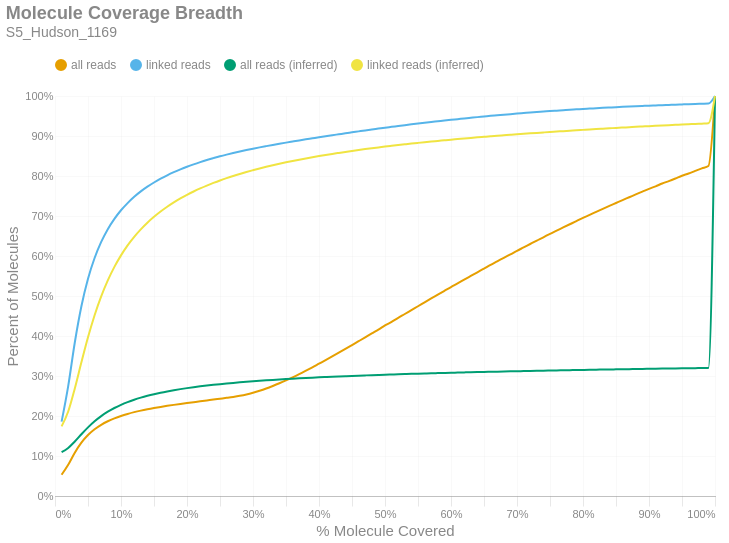

Notebook code cell kept with this figure:
### Markdown cell above
### Molecule Read Coverage
This chart shows molecule coverage breadth as computed by the number of bases aligned to that molecule. In other words, "*how much of each unique long molecule is actually sequenced/aligned?*" Keep in mind there is a distinction between sequences and alignments, since some sequences belonging to a particular molecule may not align well and wouldn't appear in the alignment data. This chart also shows molecule coverage breadth as computed by the *inferred fragment* from which the aligned sequences originate. Unlike read coverage, this calculation takes into account the total insert size, including unsequenced gaps between the forward and reverse reads. Like the previous figures, these are cumulative percents.

### Code cell
if SKIPLR:
    print_html(f"Skipped")
else:
    binned_df = consolidated_hist(valids['coverage_bp'], mask, 0.01, True)
    binned_df_inf = consolidated_hist(valids['coverage_inserts'], mask, 0.01, True)
    binned_df = binned_df.with_columns(pl.lit(binned_df_inf['all reads (cumsum)']).alias('all reads (inferred)'))
    binned_df = binned_df.with_columns(pl.lit(binned_df_inf['linked reads (cumsum)']).alias('linked reads (inferred)'))
    binned_df = binned_df.with_columns(
        (pl.col('bin').cast(pl.Float64) + 0.01).alias('right_edge')
    )

    with SafeRender(binned_df):
        (
            density_plot(binned_df, 'Molecule Coverage Breadth', samplename, 'molcov', ['all reads (inferred)','linked reads (inferred)'])
            .encode(
                #x=alt.X('bin:Q', title="% Molecule Covered").axis(format = '%').scale(padding=0),
                x=alt.X('right_edge:Q', title="% Molecule Covered").axis(format='%').scale(padding=0),
                y=alt.Y('value:Q', title='Percent of Molecules')
                    .axis(format='%')
                    .stack(False)
                    .scale(domainMin=0, padding=0),
                color=alt.Color("key:N").scale(domain = ["all reads", "linked reads", "all reads (inferred)", "linked reads (inferred)"]),
                tooltip = [
                    alt.Tooltip("key:N", title = "Data Type"),
                    alt.Tooltip("range_label:N", title="% Molecule Covered"),
                    alt.Tooltip("value:Q", format = ".2%", title="% Molecules")
                ]
            )
        ).display()

### Figure 1 — Vega-Lite specification as saved in the notebook (floating-point values rounded to 4 significant figures)
{"width": "container", "height": 400, "config": {"title": {"anchor": "start", "dy": -15, "fontSize": 18, "color": "#888888", "subtitleColor": "#888888", "subtitleFontSize": 14}, "arc": {"fill": "#0072B2"}, "axis": {"domainColor": "#888888", "domainWidth": 0.5, "gridWidth": 0.2, "grid": false, "titleFontWeight": 400, "titleFontSize": 15, "labelFontSize": 11, "labelColor": "#888888", "tickColor": "#888888", "tickWidth": 0.2, "titleColor": "#888888"}, "axisBand": {"grid": false}, "axisX": {"grid": true, "tickSize": 10, "domainCap": "round"}, "axisY": {"domain": false, "grid": true, "tickSize": 0, "domainCap": "round"}, "background": "transparent", "header": {"labelFontSize": 15, "labelColor": "#888888", "titleFontSize": 15, "titleFontWeight": 600, "titleColor": "#888888"}, "legend": {"labelFont": "sans-serif", "labelFontSize": 12, "labelColor": "#888888", "symbolSize": 100, "symbolType": "circle", "titleFontSize": 12, "titlePadding": 10, "titleColor": "#888888", "title": null, "orient": "top"}, "range": {"category": ["#E69F00", "#56B4E9", "#009E73", "#F0E442", "#0072B2", "#D55E00", "#CC79A7", "#000000"], "diverging": ["#cfe8f3", "#a2d4ec", "#73bfe2", "#46abdb", "#1696d2", "#12719e"]}, "area": {"fill": "#0072B2", "fillOpacity": 0.7, "line": true, "strokeOpacity": 0.7}, "line": {"color": "#0072B2", "stroke": "#0072B2", "strokeWidth": 2}, "trail": {"color": "#0072B2", "stroke": "#0072B2", "strokeWidth": 0, "size": 1}, "point": {"filled": true, "fillOpacity": 1.0, "size": 95}, "text": {"color": "#888888", "fontSize": 11, "align": "right", "fontWeight": 400, "size": 11}, "bar": {"fill": "#0072B2", "stroke": null}, "view": {"stroke": null, "continuousWidth": 660, "continuousHeight": 400}}, "data": {"name": "data-2804cfa8977065ecf3ab2c1e1c232c76"}, "mark": {"type": "line", "interpolate": "monotone", "point": {"opacity": 0, "size": 275}}, "encoding": {"color": {"field": "key", "scale": {"domain": ["all reads", "linked reads", "all reads (inferred)", "linked reads (inferred)"]}, "type": "nominal"}, "tooltip": [{"field": "key", "title": "Data Type", "type": "nominal"}, {"field": "range_label", "title": "% Molecule Covered", "type": "nominal"}, {"field": "value", "format": ".2%", "title": "% Molecules", "type": "quantitative"}], "x": {"axis": {"format": "%"}, "field": "right_edge", "scale": {"padding": 0}, "title": "% Molecule Covered", "type": "quantitative"}, "y": {"axis": {"format": "%"}, "field": "value", "scale": {"domainMin": 0, "padding": 0}, "stack": false, "title": "Percent of Molecules", "type": "quantitative"}}, "params": [{"name": "param_c36ac31b6afebe62", "select": {"type": "point", "fields": ["key"]}, "bind": "legend"}], "title": {"text": "Molecule Coverage Breadth", "subtitle": "S5_Hudson_1169"}, "transform": [{"fold": ["all reads (cumsum)", "linked reads (cumsum)", "all reads (inferred)", "linked reads (inferred)"]}, {"calculate": "replace(datum.key, ' (cumsum)', '')", "as": "key"}, {"filter": {"param": "param_c36ac31b6afebe62"}}], "usermeta": {"embedOptions": {"downloadFileName": "S5_Hudson_1169.molcov"}}, "$schema": "https://vega.github.io/schema/vega-lite/v6.1.0.json", "datasets": {"data-2804cfa8977065ecf3ab2c1e1c232c76": [{"bin": "0.0", "interval": "0.0-0.01", "all reads": 0.0531, "linked reads": 0.1859, "all reads (cumsum)": 0.0531, "linked reads (cumsum)": 0.1859, "range_label": "0.0-0.01", "all reads (inferred)": 0.1095, "linked reads (inferred)": 0.1741, "right_edge": 0.01}, {"bin": "0.01", "interval": "0.01-0.02", "all reads": 0.02493, "linked reads": 0.08887, "all reads (cumsum)": 0.07803, "linked reads (cumsum)": 0.2747, "range_label": "0.01-0.02", "all reads (inferred)": 0.1201, "linked reads (inferred)": 0.2111, "right_edge": 0.02}, {"bin": "0.02", "interval": "0.02-0.03", "all reads": 0.03019, "linked reads": 0.109, "all reads (cumsum)": 0.1082, "linked reads (cumsum)": 0.3838, "range_label": "0.02-0.03", "all reads (inferred)": 0.1362, "linked reads (inferred)": 0.2688, "right_edge": 0.03}, {"bin": "0.03", "interval": "0.03-0.04", "all reads": 0.02509, "linked reads": 0.09057, "all reads (cumsum)": 0.1333, "linked reads (cumsum)": 0.4743, "range_label": "0.03-0.04", "all reads (inferred)": 0.1543, "linked reads (inferred)": 0.3342, "right_edge": 0.04}, {"bin": "0.04", "interval": "0.04-0.05", "all reads": 0.01903, "linked reads": 0.06869, "all reads (cumsum)": 0.1523, "linked reads (cumsum)": 0.543, "range_label": "0.04-0.05", "all reads (inferred)": 0.1716, "linked reads (inferred)": 0.3968, "right_edge": 0.05}, {"bin": "0.05", "interval": "0.05-0.06", "all reads": 0.01444, "linked reads": 0.05197, "all reads (cumsum)": 0.1668, "linked reads (cumsum)": 0.595, "range_label": "0.05-0.06", "all reads (inferred)": 0.1868, "linked reads (inferred)": 0.452, "right_edge": 0.06}, {"bin": "0.06", "interval": "0.06-0.07", "all reads": 0.01117, "linked reads": 0.04014, "all reads (cumsum)": 0.1779, "linked reads (cumsum)": 0.6351, "range_label": "0.06-0.07", "all reads (inferred)": 0.1997, "linked reads (inferred)": 0.4989, "right_edge": 0.07}, {"bin": "0.07", "interval": "0.07-0.08", "all reads": 0.008889, "linked reads": 0.03185, "all reads (cumsum)": 0.1868, "linked reads (cumsum)": 0.667, "range_label": "0.07-0.08", "all reads (inferred)": 0.2107, "linked reads (inferred)": 0.5389, "right_edge": 0.08}, {"bin": "0.08", "interval": "0.08-0.09", "all reads": 0.007224, "linked reads": 0.02582, "all reads (cumsum)": 0.1941, "linked reads (cumsum)": 0.6928, "range_label": "0.08-0.09", "all reads (inferred)": 0.22, "linked reads (inferred)": 0.5729, "right_edge": 0.09}, {"bin": "0.09", "interval": "0.09-0.1", "all reads": 0.006055, "linked reads": 0.02153, "all reads (cumsum)": 0.2001, "linked reads (cumsum)": 0.7143, "range_label": "0.09-0.1", "all reads (inferred)": 0.2279, "linked reads (inferred)": 0.6016, "right_edge": 0.1}, {"bin": "0.1", "interval": "0.1-0.11", "all reads": 0.005079, "linked reads": 0.01794, "all reads (cumsum)": 0.2052, "linked reads (cumsum)": 0.7323, "range_label": "0.1-0.11", "all reads (inferred)": 0.2348, "linked reads (inferred)": 0.6265, "right_edge": 0.11}, {"bin": "0.11", "interval": "0.11-0.12", "all reads": 0.00445, "linked reads": 0.01569, "all reads (cumsum)": 0.2096, "linked reads (cumsum)": 0.748, "range_label": "0.11-0.12", "all reads (inferred)": 0.2407, "linked reads (inferred)": 0.648, "right_edge": 0.12}, {"bin": "0.12", "interval": "0.12-0.13", "all reads": 0.003854, "linked reads": 0.01352, "all reads (cumsum)": 0.2135, "linked reads (cumsum)": 0.7615, "range_label": "0.12-0.13", "all reads (inferred)": 0.2459, "linked reads (inferred)": 0.6667, "right_edge": 0.13}, {"bin": "0.13", "interval": "0.13-0.14", "all reads": 0.003386, "linked reads": 0.01177, "all reads (cumsum)": 0.2169, "linked reads (cumsum)": 0.7733, "range_label": "0.13-0.14", "all reads (inferred)": 0.2504, "linked reads (inferred)": 0.6832, "right_edge": 0.14}, {"bin": "0.14", "interval": "0.14-0.15", "all reads": 0.003062, "linked reads": 0.01051, "all reads (cumsum)": 0.2199, "linked reads (cumsum)": 0.7838, "range_label": "0.14-0.15", "all reads (inferred)": 0.2545, "linked reads (inferred)": 0.6979, "right_edge": 0.15}, {"bin": "0.15", "interval": "0.15-0.16", "all reads": 0.002807, "linked reads": 0.009467, "all reads (cumsum)": 0.2227, "linked reads (cumsum)": 0.7932, "range_label": "0.15-0.16", "all reads (inferred)": 0.2582, "linked reads (inferred)": 0.7111, "right_edge": 0.16}, {"bin": "0.16", "interval": "0.16-0.17", "all reads": 0.002606, "linked reads": 0.008573, "all reads (cumsum)": 0.2254, "linked reads (cumsum)": 0.8018, "range_label": "0.16-0.17", "all reads (inferred)": 0.2614, "linked reads (inferred)": 0.723, "right_edge": 0.17}, {"bin": "0.17", "interval": "0.17-0.18", "all reads": 0.002466, "linked reads": 0.007777, "all reads (cumsum)": 0.2278, "linked reads (cumsum)": 0.8096, "range_label": "0.17-0.18", "all reads (inferred)": 0.2644, "linked reads (inferred)": 0.7339, "right_edge": 0.18}, {"bin": "0.18", "interval": "0.18-0.19", "all reads": 0.002354, "linked reads": 0.007079, "all reads (cumsum)": 0.2302, "linked reads (cumsum)": 0.8167, "range_label": "0.18-0.19", "all reads (inferred)": 0.2672, "linked reads (inferred)": 0.7439, "right_edge": 0.19}, {"bin": "0.19", "interval": "0.19-0.2", "all reads": 0.00227, "linked reads": 0.006533, "all reads (cumsum)": 0.2324, "linked reads (cumsum)": 0.8232, "range_label": "0.19-0.2", "all reads (inferred)": 0.2697, "linked reads (inferred)": 0.7529, "right_edge": 0.2}, {"bin": "0.2", "interval": "0.2-0.21", "all reads": 0.002172, "linked reads": 0.005941, "all reads (cumsum)": 0.2346, "linked reads (cumsum)": 0.8291, "range_label": "0.2-0.21", "all reads (inferred)": 0.272, "linked reads (inferred)": 0.7612, "right_edge": 0.21}, {"bin": "0.21", "interval": "0.21-0.22", "all reads": 0.00217, "linked reads": 0.005547, "all reads (cumsum)": 0.2368, "linked reads (cumsum)": 0.8347, "range_label": "0.21-0.22", "all reads (inferred)": 0.2741, "linked reads (inferred)": 0.7689, "right_edge": 0.22}, {"bin": "0.22", "interval": "0.22-0.23", "all reads": 0.002151, "linked reads": 0.005204, "all reads (cumsum)": 0.2389, "linked reads (cumsum)": 0.8399, "range_label": "0.22-0.23", "all reads (inferred)": 0.2761, "linked reads (inferred)": 0.776, "right_edge": 0.23}, {"bin": "0.23", "interval": "0.23-0.24", "all reads": 0.002129, "linked reads": 0.004781, "all reads (cumsum)": 0.2411, "linked reads (cumsum)": 0.8447, "range_label": "0.23-0.24", "all reads (inferred)": 0.2779, "linked reads (inferred)": 0.7827, "right_edge": 0.24}, {"bin": "0.24", "interval": "0.24-0.25", "all reads": 0.002181, "linked reads": 0.004596, "all reads (cumsum)": 0.2432, "linked reads (cumsum)": 0.8493, "range_label": "0.24-0.25", "all reads (inferred)": 0.2797, "linked reads (inferred)": 0.7889, "right_edge": 0.25}, {"bin": "0.25", "interval": "0.25-0.26", "all reads": 0.002171, "linked reads": 0.004203, "all reads (cumsum)": 0.2454, "linked reads (cumsum)": 0.8535, "range_label": "0.25-0.26", "all reads (inferred)": 0.2812, "linked reads (inferred)": 0.7946, "right_edge": 0.26}, {"bin": "0.26", "interval": "0.26-0.27", "all reads": 0.002303, "linked reads": 0.003957, "all reads (cumsum)": 0.2477, "linked reads (cumsum)": 0.8574, "range_label": "0.26-0.27", "all reads (inferred)": 0.2827, "linked reads (inferred)": 0.8001, "right_edge": 0.27}, {"bin": "0.27", "interval": "0.27-0.28", "all reads": 0.002688, "linked reads": 0.003792, "all reads (cumsum)": 0.2504, "linked reads (cumsum)": 0.8612, "range_label": "0.27-0.28", "all reads (inferred)": 0.2842, "linked reads (inferred)": 0.8052, "right_edge": 0.28}, {"bin": "0.28", "interval": "0.28-0.29", "all reads": 0.003364, "linked reads": 0.00362, "all reads (cumsum)": 0.2538, "linked reads (cumsum)": 0.8648, "range_label": "0.28-0.29", "all reads (inferred)": 0.2855, "linked reads (inferred)": 0.81, "right_edge": 0.29}, {"bin": "0.29", "interval": "0.29-0.3", "all reads": 0.004214, "linked reads": 0.003472, "all reads (cumsum)": 0.258, "linked reads (cumsum)": 0.8683, "range_label": "0.29-0.3", "all reads (inferred)": 0.2868, "linked reads (inferred)": 0.8145, "right_edge": 0.3}, {"bin": "0.3", "interval": "0.3-0.31", "all reads": 0.004962, "linked reads": 0.003243, "all reads (cumsum)": 0.263, "linked reads (cumsum)": 0.8716, "range_label": "0.3-0.31", "all reads (inferred)": 0.288, "linked reads (inferred)": 0.8189, "right_edge": 0.31}, {"bin": "0.31", "interval": "0.31-0.32", "all reads": 0.005676, "linked reads": 0.003088, "all reads (cumsum)": 0.2686, "linked reads (cumsum)": 0.8746, "range_label": "0.31-0.32", "all reads (inferred)": 0.2892, "linked reads (inferred)": 0.8231, "right_edge": 0.32}, {"bin": "0.32", "interval": "0.32-0.33", "all reads": 0.006371, "linked reads": 0.003024, "all reads (cumsum)": 0.275, "linked reads (cumsum)": 0.8777, "range_label": "0.32-0.33", "all reads (inferred)": 0.2902, "linked reads (inferred)": 0.827, "right_edge": 0.33}, {"bin": "0.33", "interval": "0.33-0.34", "all reads": 0.006809, "linked reads": 0.002937, "all reads (cumsum)": 0.2818, "linked reads (cumsum)": 0.8806, "range_label": "0.33-0.34", "all reads (inferred)": 0.2913, "linked reads (inferred)": 0.8307, "right_edge": 0.34}, {"bin": "0.34", "interval": "0.34-0.35", "all reads": 0.007286, "linked reads": 0.002849, "all reads (cumsum)": 0.2891, "linked reads (cumsum)": 0.8835, "range_label": "0.34-0.35", "all reads (inferred)": 0.2922, "linked reads (inferred)": 0.8342, "right_edge": 0.35}, {"bin": "0.35", "interval": "0.35-0.36", "all reads": 0.007661, "linked reads": 0.002749, "all reads (cumsum)": 0.2968, "linked reads (cumsum)": 0.8862, "range_label": "0.35-0.36", "all reads (inferred)": 0.2932, "linked reads (inferred)": 0.8376, "right_edge": 0.36}, {"bin": "0.36", "interval": "0.36-0.37", "all reads": 0.00804, "linked reads": 0.002728, "all reads (cumsum)": 0.3048, "linked reads (cumsum)": 0.8889, "range_label": "0.36-0.37", "all reads (inferred)": 0.2941, "linked reads (inferred)": 0.8408, "right_edge": 0.37}, {"bin": "0.37", "interval": "0.37-0.38", "all reads": 0.008414, "linked reads": 0.002658, "all reads (cumsum)": 0.3132, "linked reads (cumsum)": 0.8916, "range_label": "0.37-0.38", "all reads (inferred)": 0.2949, "linked reads (inferred)": 0.8439, "right_edge": 0.38}, {"bin": "0.38", "interval": "0.38-0.39", "all reads": 0.008586, "linked reads": 0.002622, "all reads (cumsum)": 0.3218, "linked reads (cumsum)": 0.8942, "range_label": "0.38-0.39", "all reads (inferred)": 0.2958, "linked reads (inferred)": 0.8469, "right_edge": 0.39}, {"bin": "0.39", "interval": "0.39-0.4", "all reads": 0.009009, "linked reads": 0.002637, "all reads (cumsum)": 0.3308, "linked reads (cumsum)": 0.8969, "range_label": "0.39-0.4", "all reads (inferred)": 0.2966, "linked reads (inferred)": 0.8498, "right_edge": 0.4}, {"bin": "0.4", "interval": "0.4-0.41", "all reads": 0.008944, "linked reads": 0.002533, "all reads (cumsum)": 0.3397, "linked reads (cumsum)": 0.8994, "range_label": "0.4-0.41", "all reads (inferred)": 0.2974, "linked reads (inferred)": 0.8525, "right_edge": 0.41}, {"bin": "0.41", "interval": "0.41-0.42", "all reads": 0.009225, "linked reads": 0.002513, "all reads (cumsum)": 0.349, "linked reads (cumsum)": 0.9019, "range_label": "0.41-0.42", "all reads (inferred)": 0.2981, "linked reads (inferred)": 0.8552, "right_edge": 0.42}, {"bin": "0.42", "interval": "0.42-0.43", "all reads": 0.009373, "linked reads": 0.00243, "all reads (cumsum)": 0.3583, "linked reads (cumsum)": 0.9043, "range_label": "0.42-0.43", "all reads (inferred)": 0.2988, "linked reads (inferred)": 0.8577, "right_edge": 0.43}, {"bin": "0.43", "interval": "0.43-0.44", "all reads": 0.009478, "linked reads": 0.002444, "all reads (cumsum)": 0.3678, "linked reads (cumsum)": 0.9068, "range_label": "0.43-0.44", "all reads (inferred)": 0.2995, "linked reads (inferred)": 0.8602, "right_edge": 0.44}, {"bin": "0.44", "interval": "0.44-0.45", "all reads": 0.009566, "linked reads": 0.002384, "all reads (cumsum)": 0.3774, "linked reads (cumsum)": 0.9092, "range_label": "0.44-0.45", "all reads (inferred)": 0.3002, "linked reads (inferred)": 0.8627, "right_edge": 0.45}, {"bin": "0.45", "interval": "0.45-0.46", "all reads": 0.00958, "linked reads": 0.002398, "all reads (cumsum)": 0.387, "linked reads (cumsum)": 0.9116, "range_label": "0.45-0.46", "all reads (inferred)": 0.3009, "linked reads (inferred)": 0.865, "right_edge": 0.46}, {"bin": "0.46", "interval": "0.46-0.47", "all reads": 0.009628, "linked reads": 0.00239, "all reads (cumsum)": 0.3966, "linked reads (cumsum)": 0.9139, "range_label": "0.46-0.47", "all reads (inferred)": 0.3015, "linked reads (inferred)": 0.8673, "right_edge": 0.47}, {"bin": "0.47", "interval": "0.47-0.48", "all reads": 0.009752, "linked reads": 0.002319, "all reads (cumsum)": 0.4063, "linked reads (cumsum)": 0.9163, "range_label": "0.47-0.48", "all reads (inferred)": 0.3021, "linked reads (inferred)": 0.8694, "right_edge": 0.48}, {"bin": "0.48", "interval": "0.48-0.49", "all reads": 0.009448, "linked reads": 0.002279, "all reads (cumsum)": 0.4158, "linked reads (cumsum)": 0.9185, "range_label": "0.48-0.49", "all reads (inferred)": 0.3027, "linked reads (inferred)": 0.8715, "right_edge": 0.49}, {"bin": "0.49", "interval": "0.49-0.5", "all reads": 0.01055, "linked reads": 0.002298, "all reads (cumsum)": 0.4263, "linked reads (cumsum)": 0.9208, "range_label": "0.49-0.5", "all reads (inferred)": 0.3033, "linked reads (inferred)": 0.8736, "right_edge": 0.5}, {"bin": "0.5", "interval": "0.5-0.51", "all reads": 0.009007, "linked reads": 0.002084, "all reads (cumsum)": 0.4354, "linked reads (cumsum)": 0.9229, "range_label": "0.5-0.51", "all reads (inferred)": 0.3038, "linked reads (inferred)": 0.8755, "right_edge": 0.51}, {"bin": "0.51", "interval": "0.51-0.52", "all reads": 0.01006, "linked reads": 0.00212, "all reads (cumsum)": 0.4454, "linked reads (cumsum)": 0.925, "range_label": "0.51-0.52", "all reads (inferred)": 0.3043, "linked reads (inferred)": 0.8774, "right_edge": 0.52}, {"bin": "0.52", "interval": "0.52-0.53", "all reads": 0.009581, "linked reads": 0.00209, "all reads (cumsum)": 0.455, "linked reads (cumsum)": 0.9271, "range_label": "0.52-0.53", "all reads (inferred)": 0.3049, "linked reads (inferred)": 0.8792, "right_edge": 0.53}, {"bin": "0.53", "interval": "0.53-0.54", "all reads": 0.009822, "linked reads": 0.002038, "all reads (cumsum)": 0.4648, "linked reads (cumsum)": 0.9292, "range_label": "0.53-0.54", "all reads (inferred)": 0.3054, "linked reads (inferred)": 0.8811, "right_edge": 0.54}, {"bin": "0.54", "interval": "0.54-0.55", "all reads": 0.009583, "linked reads": 0.002012, "all reads (cumsum)": 0.4744, "linked reads (cumsum)": 0.9312, "range_label": "0.54-0.55", "all reads (inferred)": 0.3059, "linked reads (inferred)": 0.8828, "right_edge": 0.55}, {"bin": "0.55", "interval": "0.55-0.56", "all reads": 0.009806, "linked reads": 0.001954, "all reads (cumsum)": 0.4842, "linked reads (cumsum)": 0.9331, "range_label": "0.55-0.56", "all reads (inferred)": 0.3063, "linked reads (inferred)": 0.8845, "right_edge": 0.56}, {"bin": "0.56", "interval": "0.56-0.57", "all reads": 0.009657, "linked reads": 0.001875, "all reads (cumsum)": 0.4939, "linked reads (cumsum)": 0.935, "range_label": "0.56-0.57", "all reads (inferred)": 0.3068, "linked reads (inferred)": 0.8861, "right_edge": 0.57}, {"bin": "0.57", "interval": "0.57-0.58", "all reads": 0.009373, "linked reads": 0.001813, "all reads (cumsum)": 0.5032, "linked reads (cumsum)": 0.9368, "range_label": "0.57-0.58", "all reads (inferred)": 0.3073, "linked reads (inferred)": 0.8877, "right_edge": 0.58}, {"bin": "0.58", "interval": "0.58-0.59", "all reads": 0.009527, "linked reads": 0.001838, "all reads (cumsum)": 0.5128, "linked reads (cumsum)": 0.9387, "range_label": "0.58-0.59", "all reads (inferred)": 0.3077, "linked reads (inferred)": 0.8893, "right_edge": 0.59}, {"bin": "0.59", "interval": "0.59-0.6", "all reads": 0.009598, "linked reads": 0.001781, "all reads (cumsum)": 0.5224, "linked reads (cumsum)": 0.9404, "range_label": "0.59-0.6", "all reads (inferred)": 0.3081, "linked reads (inferred)": 0.8908, "right_edge": 0.6}, {"bin": "0.6", "interval": "0.6-0.61", "all reads": 0.009122, "linked reads": 0.001692, "all reads (cumsum)": 0.5315, "linked reads (cumsum)": 0.9421, "range_label": "0.6-0.61", "all reads (inferred)": 0.3086, "linked reads (inferred)": 0.8923, "right_edge": 0.61}, {"bin": "0.61", "interval": "0.61-0.62", "all reads": 0.009466, "linked reads": 0.001735, "all reads (cumsum)": 0.5409, "linked reads (cumsum)": 0.9439, "range_label": "0.61-0.62", "all reads (inferred)": 0.309, "linked reads (inferred)": 0.8938, "right_edge": 0.62}, {"bin": "0.62", "interval": "0.62-0.63", "all reads": 0.009189, "linked reads": 0.001654, "all reads (cumsum)": 0.5501, "linked reads (cumsum)": 0.9455, "range_label": "0.62-0.63", "all reads (inferred)": 0.3094, "linked reads (inferred)": 0.8952, "right_edge": 0.63}, {"bin": "0.63", "interval": "0.63-0.64", "all reads": 0.009164, "linked reads": 0.001647, "all reads (cumsum)": 0.5593, "linked reads (cumsum)": 0.9472, "range_label": "0.63-0.64", "all reads (inferred)": 0.3098, "linked reads (inferred)": 0.8966, "right_edge": 0.64}, {"bin": "0.64", "interval": "0.64-0.65", "all reads": 0.008986, "linked reads": 0.001554, "all reads (cumsum)": 0.5683, "linked reads (cumsum)": 0.9487, "range_label": "0.64-0.65", "all reads (inferred)": 0.3102, "linked reads (inferred)": 0.8979, "right_edge": 0.65}, {"bin": "0.65", "interval": "0.65-0.66", "all reads": 0.009403, "linked reads": 0.001611, "all reads (cumsum)": 0.5777, "linked reads (cumsum)": 0.9503, "range_label": "0.65-0.66", "all reads (inferred)": 0.3106, "linked reads (inferred)": 0.8993, "right_edge": 0.66}, {"bin": "0.66", "interval": "0.66-0.67", "all reads": 0.008776, "linked reads": 0.001436, "all reads (cumsum)": 0.5865, "linked reads (cumsum)": 0.9518, "range_label": "0.66-0.67", "all reads (inferred)": 0.3109, "linked reads (inferred)": 0.9006, "right_edge": 0.67}, {"bin": "0.67", "interval": "0.67-0.68", "all reads": 0.009002, "linked reads": 0.001485, "all reads (cumsum)": 0.5955, "linked reads (cumsum)": 0.9533, "range_label": "0.67-0.68", "all reads (inferred)": 0.3113, "linked reads (inferred)": 0.9018, "right_edge": 0.68}, {"bin": "0.68", "interval": "0.68-0.69", "all reads": 0.008651, "linked reads": 0.001411, "all reads (cumsum)": 0.6041, "linked reads (cumsum)": 0.9547, "range_label": "0.68-0.69", "all reads (inferred)": 0.3116, "linked reads (inferred)": 0.9031, "right_edge": 0.69}, {"bin": "0.69", "interval": "0.69-0.7", "all reads": 0.008852, "linked reads": 0.001352, "all reads (cumsum)": 0.613, "linked reads (cumsum)": 0.956, "range_label": "0.69-0.7", "all reads (inferred)": 0.312, "linked reads (inferred)": 0.9043, "right_edge": 0.7}, {"bin": "0.7", "interval": "0.7-0.71", "all reads": 0.00847, "linked reads": 0.001283, "all reads (cumsum)": 0.6214, "linked reads (cumsum)": 0.9573, "range_label": "0.7-0.71", "all reads (inferred)": 0.3123, "linked reads (inferred)": 0.9054, "right_edge": 0.71}, {"bin": "0.71", "interval": "0.71-0.72", "all reads": 0.008554, "linked reads": 0.001291, "all reads (cumsum)": 0.63, "linked reads (cumsum)": 0.9586, "range_label": "0.71-0.72", "all reads (inferred)": 0.3127, "linked reads (inferred)": 0.9066, "right_edge": 0.72}, {"bin": "0.72", "interval": "0.72-0.73", "all reads": 0.008499, "linked reads": 0.001251, "all reads (cumsum)": 0.6385, "linked reads (cumsum)": 0.9599, "range_label": "0.72-0.73", "all reads (inferred)": 0.313, "linked reads (inferred)": 0.9078, "right_edge": 0.73}, {"bin": "0.73", "interval": "0.73-0.74", "all reads": 0.008278, "linked reads": 0.001179, "all reads (cumsum)": 0.6468, "linked reads (cumsum)": 0.961, "range_label": "0.73-0.74", "all reads (inferred)": 0.3133, "linked reads (inferred)": 0.9089, "right_edge": 0.74}, {"bin": "0.74", "interval": "0.74-0.75", "all reads": 0.008665, "linked reads": 0.001239, "all reads (cumsum)": 0.6554, "linked reads (cumsum)": 0.9623, "range_label": "0.74-0.75", "all reads (inferred)": 0.3136, "linked reads (inferred)": 0.91, "right_edge": 0.75}, {"bin": "0.75", "interval": "0.75-0.76", "all reads": 0.007934, "linked reads": 0.001109, "all reads (cumsum)": 0.6634, "linked reads (cumsum)": 0.9634, "range_label": "0.75-0.76", "all reads (inferred)": 0.314, "linked reads (inferred)": 0.9111, "right_edge": 0.76}, {"bin": "0.76", "interval": "0.76-0.77", "all reads": 0.008033, "linked reads": 0.001092, "all reads (cumsum)": 0.6714, "linked reads (cumsum)": 0.9645, "range_label": "0.76-0.77", "all reads (inferred)": 0.3143, "linked reads (inferred)": 0.9122, "right_edge": 0.77}, {"bin": "0.77", "interval": "0.77-0.78", "all reads": 0.007928, "linked reads": 0.001118, "all reads (cumsum)": 0.6793, "linked reads (cumsum)": 0.9656, "range_label": "0.77-0.78", "all reads (inferred)": 0.3146, "linked reads (inferred)": 0.9132, "right_edge": 0.78}, {"bin": "0.78", "interval": "0.78-0.79", "all reads": 0.007823, "linked reads": 0.000996, "all reads (cumsum)": 0.6872, "linked reads (cumsum)": 0.9666, "range_label": "0.78-0.79", "all reads (inferred)": 0.3149, "linked reads (inferred)": 0.9143, "right_edge": 0.79}, {"bin": "0.79", "interval": "0.79-0.8", "all reads": 0.008171, "linked reads": 0.001057, "all reads (cumsum)": 0.6953, "linked reads (cumsum)": 0.9676, "range_label": "0.79-0.8", "all reads (inferred)": 0.3152, "linked reads (inferred)": 0.9153, "right_edge": 0.8}, {"bin": "0.8", "interval": "0.8-0.81", "all reads": 0.007383, "linked reads": 0.0008878, "all reads (cumsum)": 0.7027, "linked reads (cumsum)": 0.9685, "range_label": "0.8-0.81", "all reads (inferred)": 0.3155, "linked reads (inferred)": 0.9163, "right_edge": 0.81}, {"bin": "0.81", "interval": "0.81-0.82", "all reads": 0.007558, "linked reads": 0.0009381, "all reads (cumsum)": 0.7103, "linked reads (cumsum)": 0.9695, "range_label": "0.81-0.82", "all reads (inferred)": 0.3158, "linked reads (inferred)": 0.9173, "right_edge": 0.82}, {"bin": "0.82", "interval": "0.82-0.83", "all reads": 0.007613, "linked reads": 0.0009018, "all reads (cumsum)": 0.7179, "linked reads (cumsum)": 0.9704, "range_label": "0.82-0.83", "all reads (inferred)": 0.3161, "linked reads (inferred)": 0.9183, "right_edge": 0.83}, {"bin": "0.83", "interval": "0.83-0.84", "all reads": 0.007425, "linked reads": 0.0008611, "all reads (cumsum)": 0.7253, "linked reads (cumsum)": 0.9712, "range_label": "0.83-0.84", "all reads (inferred)": 0.3164, "linked reads (inferred)": 0.9193, "right_edge": 0.84}, {"bin": "0.84", "interval": "0.84-0.85", "all reads": 0.007247, "linked reads": 0.0008479, "all reads (cumsum)": 0.7326, "linked reads (cumsum)": 0.9721, "range_label": "0.84-0.85", "all reads (inferred)": 0.3166, "linked reads (inferred)": 0.9202, "right_edge": 0.85}, {"bin": "0.85", "interval": "0.85-0.86", "all reads": 0.00728, "linked reads": 0.0008132, "all reads (cumsum)": 0.7398, "linked reads (cumsum)": 0.9729, "range_label": "0.85-0.86", "all reads (inferred)": 0.3169, "linked reads (inferred)": 0.9211, "right_edge": 0.86}, {"bin": "0.86", "interval": "0.86-0.87", "all reads": 0.007043, "linked reads": 0.0007752, "all reads (cumsum)": 0.7469, "linked reads (cumsum)": 0.9737, "range_label": "0.86-0.87", "all reads (inferred)": 0.3172, "linked reads (inferred)": 0.922, "right_edge": 0.87}, {"bin": "0.87", "interval": "0.87-0.88", "all reads": 0.00713, "linked reads": 0.0007509, "all reads (cumsum)": 0.754, "linked reads (cumsum)": 0.9744, "range_label": "0.87-0.88", "all reads (inferred)": 0.3174, "linked reads (inferred)": 0.9229, "right_edge": 0.88}, {"bin": "0.88", "interval": "0.88-0.89", "all reads": 0.006885, "linked reads": 0.0007237, "all reads (cumsum)": 0.7609, "linked reads (cumsum)": 0.9751, "range_label": "0.88-0.89", "all reads (inferred)": 0.3177, "linked reads (inferred)": 0.9238, "right_edge": 0.89}, {"bin": "0.89", "interval": "0.89-0.9", "all reads": 0.006923, "linked reads": 0.0007126, "all reads (cumsum)": 0.7678, "linked reads (cumsum)": 0.9759, "range_label": "0.89-0.9", "all reads (inferred)": 0.318, "linked reads (inferred)": 0.9247, "right_edge": 0.9}, {"bin": "0.9", "interval": "0.9-0.91", "all reads": 0.006364, "linked reads": 0.0006363, "all reads (cumsum)": 0.7742, "linked reads (cumsum)": 0.9765, "range_label": "0.9-0.91", "all reads (inferred)": 0.3182, "linked reads (inferred)": 0.9255, "right_edge": 0.91}, {"bin": "0.91", "interval": "0.91-0.92", "all reads": 0.007136, "linked reads": 0.0006599, "all reads (cumsum)": 0.7813, "linked reads (cumsum)": 0.9771, "range_label": "0.91-0.92", "all reads (inferred)": 0.3184, "linked reads (inferred)": 0.9263, "right_edge": 0.92}, {"bin": "0.92", "interval": "0.92-0.93", "all reads": 0.006024, "linked reads": 0.000596, "all reads (cumsum)": 0.7873, "linked reads (cumsum)": 0.9777, "range_label": "0.92-0.93", "all reads (inferred)": 0.3187, "linked reads (inferred)": 0.9271, "right_edge": 0.93}, {"bin": "0.93", "interval": "0.93-0.94", "all reads": 0.006504, "linked reads": 0.0006144, "all reads (cumsum)": 0.7938, "linked reads (cumsum)": 0.9784, "range_label": "0.93-0.94", "all reads (inferred)": 0.3189, "linked reads (inferred)": 0.9279, "right_edge": 0.94}, {"bin": "0.94", "interval": "0.94-0.95", "all reads": 0.006813, "linked reads": 0.0005621, "all reads (cumsum)": 0.8007, "linked reads (cumsum)": 0.9789, "range_label": "0.94-0.95", "all reads (inferred)": 0.3192, "linked reads (inferred)": 0.9286, "right_edge": 0.95}, {"bin": "0.95", "interval": "0.95-0.96", "all reads": 0.005595, "linked reads": 0.0005637, "all reads (cumsum)": 0.8062, "linked reads (cumsum)": 0.9795, "range_label": "0.95-0.96", "all reads (inferred)": 0.3194, "linked reads (inferred)": 0.9294, "right_edge": 0.96}, {"bin": "0.96", "interval": "0.96-0.97", "all reads": 0.006437, "linked reads": 0.0005301, "all reads (cumsum)": 0.8127, "linked reads (cumsum)": 0.98, "range_label": "0.96-0.97", "all reads (inferred)": 0.3197, "linked reads (inferred)": 0.9302, "right_edge": 0.97}, {"bin": "0.97", "interval": "0.97-0.98", "all reads": 0.006396, "linked reads": 0.0004978, "all reads (cumsum)": 0.8191, "linked reads (cumsum)": 0.9805, "range_label": "0.97-0.98", "all reads (inferred)": 0.3199, "linked reads (inferred)": 0.9309, "right_edge": 0.98}, {"bin": "0.98", "interval": "0.98-0.99", "all reads": 0.005847, "linked reads": 0.0004974, "all reads (cumsum)": 0.8249, "linked reads (cumsum)": 0.981, "range_label": "0.98-0.99", "all reads (inferred)": 0.3202, "linked reads (inferred)": 0.9317, "right_edge": 0.99}, {"bin": "0.99", "interval": "0.99-1.0", "all reads": 0.1751, "linked reads": 0.01899, "all reads (cumsum)": 1.0, "linked reads (cumsum)": 1.0, "range_label": "0.99-1.0", "all reads (inferred)": 1.0, "linked reads (inferred)": 1.0, "right_edge": 1.0}]}}
